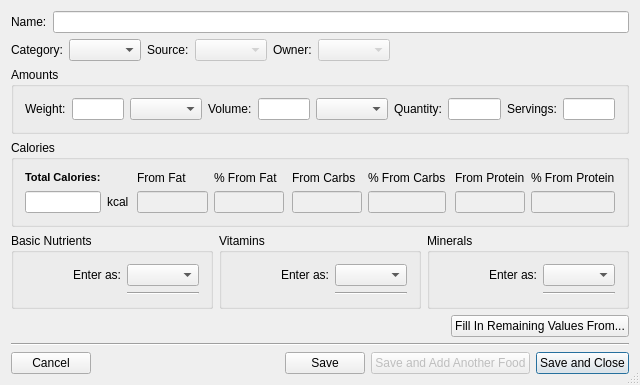
<?xml version="1.0" encoding="UTF-8"?>
<ui version="4.0">
 <class>EditFoodUI</class>
 <widget class="QDialog" name="EditFoodUI">
  <property name="geometry">
   <rect>
    <x>0</x>
    <y>0</y>
    <width>640</width>
    <height>365</height>
   </rect>
  </property>
  <property name="windowTitle">
   <string>Add or Edit Individual Food</string>
  </property>
  <property name="sizeGripEnabled">
   <bool>true</bool>
  </property>
  <layout class="QVBoxLayout" name="verticalLayout">
   <item>
    <layout class="QHBoxLayout" name="horizontalLayout">
     <item>
      <widget class="QLabel" name="label">
       <property name="text">
        <string>Name:</string>
       </property>
      </widget>
     </item>
     <item>
      <widget class="QLineEdit" name="txtName"/>
     </item>
    </layout>
   </item>
   <item>
    <layout class="QHBoxLayout" name="horizontalLayout_2">
     <item>
      <widget class="QLabel" name="label_2">
       <property name="text">
        <string>Category:</string>
       </property>
      </widget>
     </item>
     <item>
      <widget class="QComboBox" name="cboCategory"/>
     </item>
     <item>
      <widget class="QLabel" name="label_3">
       <property name="text">
        <string>Source:</string>
       </property>
      </widget>
     </item>
     <item>
      <widget class="QComboBox" name="cboSource">
       <property name="enabled">
        <bool>false</bool>
       </property>
      </widget>
     </item>
     <item>
      <widget class="QLabel" name="label_4">
       <property name="text">
        <string>Owner:</string>
       </property>
      </widget>
     </item>
     <item>
      <widget class="QComboBox" name="cboOwner">
       <property name="enabled">
        <bool>false</bool>
       </property>
      </widget>
     </item>
     <item>
      <spacer name="horizontalSpacer">
       <property name="orientation">
        <enum>Qt::Horizontal</enum>
       </property>
       <property name="sizeHint" stdset="0">
        <size>
         <width>40</width>
         <height>20</height>
        </size>
       </property>
      </spacer>
     </item>
    </layout>
   </item>
   <item>
    <widget class="QGroupBox" name="groupBox">
     <property name="title">
      <string>Amounts</string>
     </property>
     <layout class="QHBoxLayout" name="horizontalLayout_3">
      <item>
       <widget class="QLabel" name="label_6">
        <property name="text">
         <string>Weight:</string>
        </property>
       </widget>
      </item>
      <item>
       <widget class="QLineEdit" name="txtWeight">
        <property name="alignment">
         <set>Qt::AlignRight|Qt::AlignTrailing|Qt::AlignVCenter</set>
        </property>
       </widget>
      </item>
      <item>
       <widget class="QComboBox" name="cboWeightUnit"/>
      </item>
      <item>
       <widget class="QLabel" name="label_7">
        <property name="text">
         <string>Volume:</string>
        </property>
       </widget>
      </item>
      <item>
       <widget class="QLineEdit" name="txtVolume">
        <property name="alignment">
         <set>Qt::AlignRight|Qt::AlignTrailing|Qt::AlignVCenter</set>
        </property>
       </widget>
      </item>
      <item>
       <widget class="QComboBox" name="cboVolumeUnit"/>
      </item>
      <item>
       <widget class="QLabel" name="label_8">
        <property name="text">
         <string>Quantity:</string>
        </property>
       </widget>
      </item>
      <item>
       <widget class="QLineEdit" name="txtQuantity">
        <property name="alignment">
         <set>Qt::AlignRight|Qt::AlignTrailing|Qt::AlignVCenter</set>
        </property>
       </widget>
      </item>
      <item>
       <widget class="QLabel" name="label_9">
        <property name="text">
         <string>Servings:</string>
        </property>
       </widget>
      </item>
      <item>
       <widget class="QLineEdit" name="txtServings">
        <property name="alignment">
         <set>Qt::AlignRight|Qt::AlignTrailing|Qt::AlignVCenter</set>
        </property>
       </widget>
      </item>
     </layout>
    </widget>
   </item>
   <item>
    <widget class="QGroupBox" name="groupBox_5">
     <property name="sizePolicy">
      <sizepolicy hsizetype="Preferred" vsizetype="Preferred">
       <horstretch>0</horstretch>
       <verstretch>0</verstretch>
      </sizepolicy>
     </property>
     <property name="title">
      <string>Calories</string>
     </property>
     <layout class="QGridLayout" name="gridLayout_2">
      <item row="1" column="4">
       <widget class="QLineEdit" name="txtCaloriesFat">
        <property name="enabled">
         <bool>false</bool>
        </property>
        <property name="alignment">
         <set>Qt::AlignRight|Qt::AlignTrailing|Qt::AlignVCenter</set>
        </property>
       </widget>
      </item>
      <item row="1" column="7">
       <widget class="QLineEdit" name="txtCaloriesCarb">
        <property name="enabled">
         <bool>false</bool>
        </property>
        <property name="alignment">
         <set>Qt::AlignRight|Qt::AlignTrailing|Qt::AlignVCenter</set>
        </property>
       </widget>
      </item>
      <item row="1" column="10">
       <widget class="QLineEdit" name="txtCaloriesProtein">
        <property name="enabled">
         <bool>false</bool>
        </property>
        <property name="alignment">
         <set>Qt::AlignRight|Qt::AlignTrailing|Qt::AlignVCenter</set>
        </property>
       </widget>
      </item>
      <item row="1" column="5">
       <widget class="QLineEdit" name="txtCaloriesFatPct">
        <property name="enabled">
         <bool>false</bool>
        </property>
        <property name="alignment">
         <set>Qt::AlignRight|Qt::AlignTrailing|Qt::AlignVCenter</set>
        </property>
       </widget>
      </item>
      <item row="1" column="8">
       <widget class="QLineEdit" name="txtCaloriesCarbPct">
        <property name="enabled">
         <bool>false</bool>
        </property>
        <property name="alignment">
         <set>Qt::AlignRight|Qt::AlignTrailing|Qt::AlignVCenter</set>
        </property>
       </widget>
      </item>
      <item row="1" column="11">
       <widget class="QLineEdit" name="txtCaloriesProteinPct">
        <property name="enabled">
         <bool>false</bool>
        </property>
        <property name="alignment">
         <set>Qt::AlignRight|Qt::AlignTrailing|Qt::AlignVCenter</set>
        </property>
       </widget>
      </item>
      <item row="0" column="4">
       <widget class="QLabel" name="label_24">
        <property name="text">
         <string>From Fat</string>
        </property>
        <property name="alignment">
         <set>Qt::AlignLeading|Qt::AlignLeft|Qt::AlignVCenter</set>
        </property>
       </widget>
      </item>
      <item row="0" column="7">
       <widget class="QLabel" name="label_27">
        <property name="text">
         <string>From Carbs</string>
        </property>
        <property name="alignment">
         <set>Qt::AlignLeading|Qt::AlignLeft|Qt::AlignVCenter</set>
        </property>
       </widget>
      </item>
      <item row="0" column="10">
       <widget class="QLabel" name="label_29">
        <property name="text">
         <string>From Protein</string>
        </property>
        <property name="alignment">
         <set>Qt::AlignLeading|Qt::AlignLeft|Qt::AlignVCenter</set>
        </property>
       </widget>
      </item>
      <item row="0" column="0">
       <widget class="QLabel" name="label_25">
        <property name="text">
         <string>&lt;!DOCTYPE HTML PUBLIC &quot;-//W3C//DTD HTML 4.0//EN&quot; &quot;http://www.w3.org/TR/REC-html40/strict.dtd&quot;&gt;
&lt;html&gt;&lt;head&gt;&lt;meta name=&quot;qrichtext&quot; content=&quot;1&quot; /&gt;&lt;style type=&quot;text/css&quot;&gt;
p, li { white-space: pre-wrap; }
&lt;/style&gt;&lt;/head&gt;&lt;body style=&quot; font-family:'DejaVu Sans'; font-size:8pt; font-weight:400; font-style:normal;&quot;&gt;
&lt;table style=&quot;-qt-table-type: root; margin-top:4px; margin-bottom:4px; margin-left:4px; margin-right:4px;&quot;&gt;
&lt;tr&gt;
&lt;td style=&quot;border: none;&quot;&gt;
&lt;p style=&quot; margin-top:0px; margin-bottom:0px; margin-left:0px; margin-right:0px; -qt-block-indent:0; text-indent:0px;&quot;&gt;&lt;span style=&quot; font-weight:600;&quot;&gt;Total Calories:&lt;/span&gt;&lt;/p&gt;&lt;/td&gt;&lt;/tr&gt;&lt;/table&gt;&lt;/body&gt;&lt;/html&gt;</string>
        </property>
       </widget>
      </item>
      <item row="0" column="5">
       <widget class="QLabel" name="label_5">
        <property name="text">
         <string>% From Fat</string>
        </property>
       </widget>
      </item>
      <item row="0" column="8">
       <widget class="QLabel" name="label_26">
        <property name="text">
         <string>% From Carbs</string>
        </property>
       </widget>
      </item>
      <item row="0" column="11">
       <widget class="QLabel" name="label_28">
        <property name="text">
         <string>% From Protein</string>
        </property>
       </widget>
      </item>
      <item row="1" column="3">
       <spacer name="horizontalSpacer_2">
        <property name="orientation">
         <enum>Qt::Horizontal</enum>
        </property>
        <property name="sizeHint" stdset="0">
         <size>
          <width>40</width>
          <height>20</height>
         </size>
        </property>
       </spacer>
      </item>
      <item row="1" column="6">
       <spacer name="horizontalSpacer_3">
        <property name="orientation">
         <enum>Qt::Horizontal</enum>
        </property>
        <property name="sizeHint" stdset="0">
         <size>
          <width>40</width>
          <height>20</height>
         </size>
        </property>
       </spacer>
      </item>
      <item row="1" column="9">
       <spacer name="horizontalSpacer_6">
        <property name="orientation">
         <enum>Qt::Horizontal</enum>
        </property>
        <property name="sizeHint" stdset="0">
         <size>
          <width>40</width>
          <height>20</height>
         </size>
        </property>
       </spacer>
      </item>
      <item row="1" column="2">
       <widget class="QLabel" name="label_30">
        <property name="text">
         <string>kcal</string>
        </property>
       </widget>
      </item>
      <item row="1" column="0">
       <widget class="QLineEdit" name="txtCalories">
        <property name="alignment">
         <set>Qt::AlignRight|Qt::AlignTrailing|Qt::AlignVCenter</set>
        </property>
       </widget>
      </item>
     </layout>
    </widget>
   </item>
   <item>
    <layout class="QHBoxLayout" name="horizontalLayout_4">
     <item>
      <widget class="QGroupBox" name="grpBasicNutrients">
       <property name="title">
        <string>Basic Nutrients</string>
       </property>
       <layout class="QGridLayout" name="gridLayout">
        <item row="0" column="0" colspan="2">
         <widget class="QLabel" name="label_10">
          <property name="text">
           <string>Enter as:</string>
          </property>
          <property name="alignment">
           <set>Qt::AlignRight|Qt::AlignTrailing|Qt::AlignVCenter</set>
          </property>
         </widget>
        </item>
        <item row="1" column="2">
         <widget class="Line" name="line_2">
          <property name="orientation">
           <enum>Qt::Horizontal</enum>
          </property>
         </widget>
        </item>
        <item row="0" column="2">
         <widget class="QComboBox" name="cboNutrientDimensions"/>
        </item>
       </layout>
      </widget>
     </item>
     <item>
      <widget class="QGroupBox" name="grpVitamins">
       <property name="title">
        <string>Vitamins</string>
       </property>
       <layout class="QGridLayout" name="gridLayout">
        <item row="0" column="0" colspan="2">
         <widget class="QLabel" name="label_10">
          <property name="text">
           <string>Enter as:</string>
          </property>
          <property name="alignment">
           <set>Qt::AlignRight|Qt::AlignTrailing|Qt::AlignVCenter</set>
          </property>
         </widget>
        </item>
        <item row="1" column="2">
         <widget class="Line" name="line_2">
          <property name="orientation">
           <enum>Qt::Horizontal</enum>
          </property>
         </widget>
        </item>
        <item row="0" column="2">
         <widget class="QComboBox" name="cboVitaminDimensions"/>
        </item>
       </layout>
      </widget>
     </item>
     <item>
      <widget class="QGroupBox" name="grpMinerals">
       <property name="title">
        <string>Minerals</string>
       </property>
       <layout class="QGridLayout" name="gridLayout">
        <item row="0" column="0" colspan="2">
         <widget class="QLabel" name="label_10">
          <property name="text">
           <string>Enter as:</string>
          </property>
          <property name="alignment">
           <set>Qt::AlignRight|Qt::AlignTrailing|Qt::AlignVCenter</set>
          </property>
         </widget>
        </item>
        <item row="1" column="2">
         <widget class="Line" name="line_2">
          <property name="orientation">
           <enum>Qt::Horizontal</enum>
          </property>
         </widget>
        </item>
        <item row="0" column="2">
         <widget class="QComboBox" name="cboMineralDimensions"/>
        </item>
       </layout>
      </widget>
     </item>
    </layout>
   </item>
   <item>
    <layout class="QHBoxLayout" name="horizontalLayout_5">
     <item>
      <spacer name="horizontalSpacer_4">
       <property name="orientation">
        <enum>Qt::Horizontal</enum>
       </property>
       <property name="sizeHint" stdset="0">
        <size>
         <width>40</width>
         <height>20</height>
        </size>
       </property>
      </spacer>
     </item>
     <item>
      <widget class="QPushButton" name="btnFillIn">
       <property name="text">
        <string>Fill In Remaining Values From...</string>
       </property>
      </widget>
     </item>
    </layout>
   </item>
   <item>
    <widget class="Line" name="line">
     <property name="orientation">
      <enum>Qt::Horizontal</enum>
     </property>
    </widget>
   </item>
   <item>
    <layout class="QHBoxLayout" name="horizontalLayout_6">
     <item>
      <widget class="QPushButton" name="btnCancel">
       <property name="text">
        <string>Cancel</string>
       </property>
      </widget>
     </item>
     <item>
      <spacer name="horizontalSpacer_5">
       <property name="orientation">
        <enum>Qt::Horizontal</enum>
       </property>
       <property name="sizeHint" stdset="0">
        <size>
         <width>40</width>
         <height>20</height>
        </size>
       </property>
      </spacer>
     </item>
     <item>
      <widget class="QPushButton" name="btnSave">
       <property name="text">
        <string>Save</string>
       </property>
       <property name="default">
        <bool>false</bool>
       </property>
      </widget>
     </item>
     <item>
      <widget class="QPushButton" name="btnSaveAndAdd">
       <property name="enabled">
        <bool>false</bool>
       </property>
       <property name="text">
        <string>Save and Add Another Food</string>
       </property>
      </widget>
     </item>
     <item>
      <widget class="QPushButton" name="btnSaveAndClose">
       <property name="text">
        <string>Save and Close</string>
       </property>
       <property name="default">
        <bool>true</bool>
       </property>
      </widget>
     </item>
    </layout>
   </item>
  </layout>
 </widget>
 <layoutdefault spacing="6" margin="11"/>
 <resources/>
 <connections/>
</ui>
